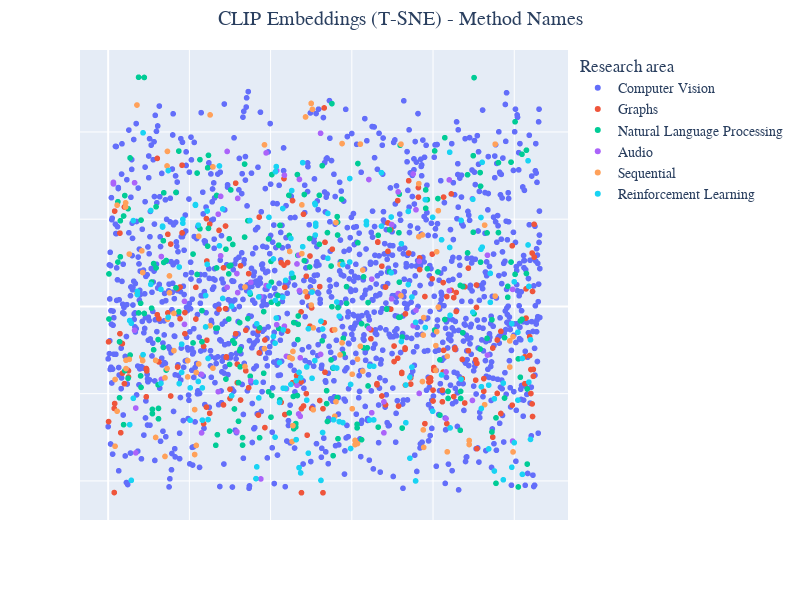
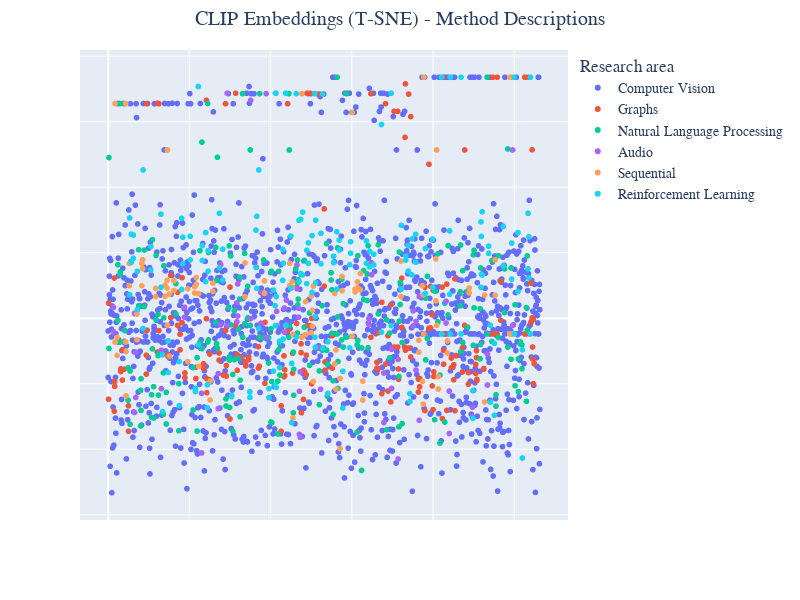

The notebook cell these images were saved under, in order:
### Markdown cell above
## Plot CLIP Embeddings

### Code cell
plot_embeddings(reduced_clip_names, df['area'], 'CLIP Embeddings (T-SNE) - Method Names', 'plasma')
plot_embeddings(reduced_clip_descriptions, df['area'], 'CLIP Embeddings (T-SNE) - Method Descriptions', 'plasma')

### Figure 1 — Plotly figure (JSON) as saved in the notebook; plotly's stock layout.template omitted (floating-point values rounded to 4 significant figures; data arrays with more than 128 entries replaced by an {"elided": "..."} marker saying what was removed)
{"data": [{"hovertemplate": "Category=Computer Vision<br>index=%{x}<br>value=%{y}<extra></extra>", "legendgroup": "Computer Vision", "marker": {"color": "#636EFA", "symbol": "circle"}, "mode": "markers", "name": "Computer Vision", "showlegend": true, "type": "scattergl", "x": {"elided": "1330 int values"}, "xaxis": "x", "y": {"elided": "1330 float values"}, "yaxis": "y"}, {"hovertemplate": "Category=Graphs<br>index=%{x}<br>value=%{y}<extra></extra>", "legendgroup": "Graphs", "marker": {"color": "#EF553B", "symbol": "circle"}, "mode": "markers", "name": "Graphs", "showlegend": true, "type": "scattergl", "x": {"elided": "208 int values"}, "xaxis": "x", "y": {"elided": "208 float values"}, "yaxis": "y"}, {"hovertemplate": "Category=Natural Language Processing<br>index=%{x}<br>value=%{y}<extra></extra>", "legendgroup": "Natural Language Processing", "marker": {"color": "#00CC96", "symbol": "circle"}, "mode": "markers", "name": "Natural Language Processing", "showlegend": true, "type": "scattergl", "x": {"elided": "238 int values"}, "xaxis": "x", "y": {"elided": "238 float values"}, "yaxis": "y"}, {"hovertemplate": "Category=Audio<br>index=%{x}<br>value=%{y}<extra></extra>", "legendgroup": "Audio", "marker": {"color": "#AB63FA", "symbol": "circle"}, "mode": "markers", "name": "Audio", "showlegend": true, "type": "scattergl", "x": [13, 65, 68, 131, 188, 230, 271, 277, 293, 317, 319, 351, 376, 389, 415, 434, 439, 465, 469, 471, 473, 523, 642, 649, 679, 698, 714, 751, 758, 766, 832, 840, 897, 934, 996, 13, 65, 68, 131, 188, 230, 271, 277, 293, 317, 319, 351, 376, 389, 415, 434, 439, 465, 469, 471, 473, 523, 642, 649, 679, 698, 714, 751, 758, 766, 832, 840, 897, 934, 996], "xaxis": "x", "y": [28.08, -5.467, -33.57, -16.73, 1.166, -28.99, -19.55, 11.6, 35.53, -28.72, 3.173, -17.01, -39.55, 35.19, -4.191, -4.539, -11.45, 9.732, -24.65, 3.636, -25.19, 39.69, -5.03, 6.259, -21.88, 1.737, 26.25, -4.416, -0.8935, -19.94, -25.71, 3.614, -21.55, 11.74, -30.87, 28.44, 28.35, -23.3, 11.44, -4.116, -15.59, 21.14, 25.23, 4.378, 7.53, 24.76, 5.514, 2.241, 4.778, 31.14, 30.08, -18.88, -18.07, 11.76, 29.11, -11.77, -11.0, 29.09, -24.37, -28.98, 18.78, 2.947, 30.37, 22.16, 10.35, -15.03, 29.0, 24.69, -11.15, 3.902], "yaxis": "y"}, {"hovertemplate": "Category=Sequential<br>index=%{x}<br>value=%{y}<extra></extra>", "legendgroup": "Sequential", "marker": {"color": "#FFA15A", "symbol": "circle"}, "mode": "markers", "name": "Sequential", "showlegend": true, "type": "scattergl", "x": [17, 22, 43, 44, 52, 71, 83, 85, 117, 140, 145, 146, 151, 162, 196, 213, 217, 223, 251, 258, 337, 385, 447, 453, 455, 477, 486, 500, 503, 505, 558, 561, 571, 576, 601, 608, 614, 621, 627, 721, 765, 774, 776, 777, 807, 809, 813, 835, 889, 927, 953, 989, 997, 17, 22, 43, 44, 52, 71, 83, 85, 117, 140, 145, 146, 151, 162, 196, 213, 217, 223, 251, 258, 337, 385, 447, 453, 455, 477, 486, 500, 503, 505, 558, 561, 571, 576, 601, 608, 614, 621, 627, 721, 765, 774, 776, 777, 807, 809, 813, 835, 889, 927, 953, 989, 997], "xaxis": "x", "y": [-32.05, -24.02, 22.8, -12.34, -12.14, 46.17, -11.57, -12.45, -30.04, -16.38, 32.2, 35.54, 3.119, -10.13, -12.42, -33.96, -31.87, 16.08, 43.9, 31.99, -13.77, 37.04, -11.67, -30.98, -27.33, 23.28, 43.43, 46.54, 45.17, -4.917, -25.18, -21.84, -11.11, 37.34, -23.46, -30.72, -31.45, 37.21, -14.84, 37.21, 28.15, 16.39, -6.576, -32.32, -8.986, 12.52, -0.1513, -33.33, -30.74, -22.52, 37.2, -13.89, -33.36, -16.76, 23.22, 23.76, -14.25, 12.0, 3.023, 12.74, 7.766, -12.37, -34.4, -14.23, -2.962, 6.994, -1.593, -16.16, -23.65, -15.16, -13.19, -4.437, -14.15, 4.455, -9.678, 12.61, -11.96, -10.32, 12.1, 3.388, 0.3032, 3.599, -23.7, -5.34, 19.24, 9.607, -8.352, -15.54, -31.67, -12.1, -9.134, 8.344, 2.45, 15.98, -17.22, -28.3, -2.563, -14.66, -5.785, 21.95, -11.43, -31.66, 18.63, 2.354, -7.904, -6.955], "yaxis": "y"}, {"hovertemplate": "Category=Reinforcement Learning<br>index=%{x}<br>value=%{y}<extra></extra>", "legendgroup": "Reinforcement Learning", "marker": {"color": "#19D3F3", "symbol": "circle"}, "mode": "markers", "name": "Reinforcement Learning", "showlegend": true, "type": "scattergl", "x": {"elided": "176 int values"}, "xaxis": "x", "y": {"elided": "176 float values"}, "yaxis": "y"}], "layout": {"font": {"family": "Arial", "size": 14}, "height": 600, "legend": {"title": {"text": "Research area"}, "tracegroupgap": 0}, "margin": {"t": 50}, "showlegend": true, "title": {"text": "CLIP Embeddings (T-SNE) - Method Names", "x": 0.5}, "width": 800, "xaxis": {"anchor": "y", "domain": [0, 1], "showticklabels": false, "title": {"text": ""}}, "yaxis": {"anchor": "x", "domain": [0, 1], "showticklabels": false, "title": {"text": ""}}}}

### Figure 2 — Plotly figure (JSON) as saved in the notebook; plotly's stock layout.template omitted (floating-point values rounded to 4 significant figures; data arrays with more than 128 entries replaced by an {"elided": "..."} marker saying what was removed)
{"data": [{"hovertemplate": "Category=Computer Vision<br>index=%{x}<br>value=%{y}<extra></extra>", "legendgroup": "Computer Vision", "marker": {"color": "#636EFA", "symbol": "circle"}, "mode": "markers", "name": "Computer Vision", "showlegend": true, "type": "scattergl", "x": {"elided": "1330 int values"}, "xaxis": "x", "y": {"elided": "1330 float values"}, "yaxis": "y"}, {"hovertemplate": "Category=Graphs<br>index=%{x}<br>value=%{y}<extra></extra>", "legendgroup": "Graphs", "marker": {"color": "#EF553B", "symbol": "circle"}, "mode": "markers", "name": "Graphs", "showlegend": true, "type": "scattergl", "x": {"elided": "208 int values"}, "xaxis": "x", "y": {"elided": "208 float values"}, "yaxis": "y"}, {"hovertemplate": "Category=Natural Language Processing<br>index=%{x}<br>value=%{y}<extra></extra>", "legendgroup": "Natural Language Processing", "marker": {"color": "#00CC96", "symbol": "circle"}, "mode": "markers", "name": "Natural Language Processing", "showlegend": true, "type": "scattergl", "x": {"elided": "238 int values"}, "xaxis": "x", "y": {"elided": "238 float values"}, "yaxis": "y"}, {"hovertemplate": "Category=Audio<br>index=%{x}<br>value=%{y}<extra></extra>", "legendgroup": "Audio", "marker": {"color": "#AB63FA", "symbol": "circle"}, "mode": "markers", "name": "Audio", "showlegend": true, "type": "scattergl", "x": [13, 65, 68, 131, 188, 230, 271, 277, 293, 317, 319, 351, 376, 389, 415, 434, 439, 465, 469, 471, 473, 523, 642, 649, 679, 698, 714, 751, 758, 766, 832, 840, 897, 934, 996, 13, 65, 68, 131, 188, 230, 271, 277, 293, 317, 319, 351, 376, 389, 415, 434, 439, 465, 469, 471, 473, 523, 642, 649, 679, 698, 714, 751, 758, 766, 832, 840, 897, 934, 996], "xaxis": "x", "y": [3.318, -28.78, -10.37, -21.5, 3.37, -41.14, -27.62, 16.38, 68.69, 4.665, 10.46, 66.52, 7.859, 68.56, 2.096, 3.103, 5.529, 9.018, 3.034, -35.46, -36.37, -8.989, -0.147, 16.91, -31.85, -21.43, -42.98, 2.246, -0.9358, -31.17, 5.178, -35.2, -30.11, -20.39, 51.37, -4.069, 1.535, -24.2, -9.776, 0.3008, -22.95, -16.9, -2.03, -2.255, -1.077, 0.662, -0.13, -1.583, -5.801, -2.277, -4.275, -1.809, 16.27, 0.3273, -22.31, -16.38, -21.7, -1.907, 13.28, -16.72, -9.485, -12.58, -2.354, -15.83, 6.575, -1.472, -22.25, -27.18, -10.94, -2.192], "yaxis": "y"}, {"hovertemplate": "Category=Sequential<br>index=%{x}<br>value=%{y}<extra></extra>", "legendgroup": "Sequential", "marker": {"color": "#FFA15A", "symbol": "circle"}, "mode": "markers", "name": "Sequential", "showlegend": true, "type": "scattergl", "x": [17, 22, 43, 44, 52, 71, 83, 85, 117, 140, 145, 146, 151, 162, 196, 213, 217, 223, 251, 258, 337, 385, 447, 453, 455, 477, 486, 500, 503, 505, 558, 561, 571, 576, 601, 608, 614, 621, 627, 721, 765, 774, 776, 777, 807, 809, 813, 835, 889, 927, 953, 989, 997, 17, 22, 43, 44, 52, 71, 83, 85, 117, 140, 145, 146, 151, 162, 196, 213, 217, 223, 251, 258, 337, 385, 447, 453, 455, 477, 486, 500, 503, 505, 558, 561, 571, 576, 601, 608, 614, 621, 627, 721, 765, 774, 776, 777, 807, 809, 813, 835, 889, 927, 953, 989, 997], "xaxis": "x", "y": [65.56, -5.859, 65.56, -10.18, 16.72, -6.582, 16.71, 15.12, 6.606, 10.06, 11.57, 51.37, 7.38, 11.44, 8.95, 7.697, 12.42, 7.516, -19.19, 10.7, 16.89, 11.39, 16.79, 9.347, -30.41, 68.56, -5.005, -4.412, -2.464, 9.811, 7.584, -9.682, -39.81, 12.77, 62.84, 8.021, 9.24, 13.63, -19.2, 17.47, -6.712, 9.938, 7.162, 73.57, 18.11, 51.37, -17.79, -10.62, 7.722, 7.062, 17.83, 73.57, 73.57, -7.26, -11.37, -7.26, -23.69, 9.882, 1.286, 9.896, 17.87, 9.109, 6.662, 9.206, -2.192, -11.56, 8.46, -13.21, 9.621, 10.37, -14.71, -24.97, 8.179, 6.562, 7.607, 9.968, 11.11, -4.964, -5.801, 5.061, 6.765, 2.453, -19.31, -13.97, -21.66, -18.41, 8.436, -5.552, 8.845, 11.1, 8.721, -24.99, 6.633, -10.38, -19.29, -26.23, -4.807, 5.296, -2.192, -21.62, -6.924, 9.225, -25.59, 7.038, -4.807, -4.807], "yaxis": "y"}, {"hovertemplate": "Category=Reinforcement Learning<br>index=%{x}<br>value=%{y}<extra></extra>", "legendgroup": "Reinforcement Learning", "marker": {"color": "#19D3F3", "symbol": "circle"}, "mode": "markers", "name": "Reinforcement Learning", "showlegend": true, "type": "scattergl", "x": {"elided": "176 int values"}, "xaxis": "x", "y": {"elided": "176 float values"}, "yaxis": "y"}], "layout": {"font": {"family": "Arial", "size": 14}, "height": 600, "legend": {"title": {"text": "Research area"}, "tracegroupgap": 0}, "margin": {"t": 50}, "showlegend": true, "title": {"text": "CLIP Embeddings (T-SNE) - Method Descriptions", "x": 0.5}, "width": 800, "xaxis": {"anchor": "y", "domain": [0, 1], "showticklabels": false, "title": {"text": ""}}, "yaxis": {"anchor": "x", "domain": [0, 1], "showticklabels": false, "title": {"text": ""}}}}
